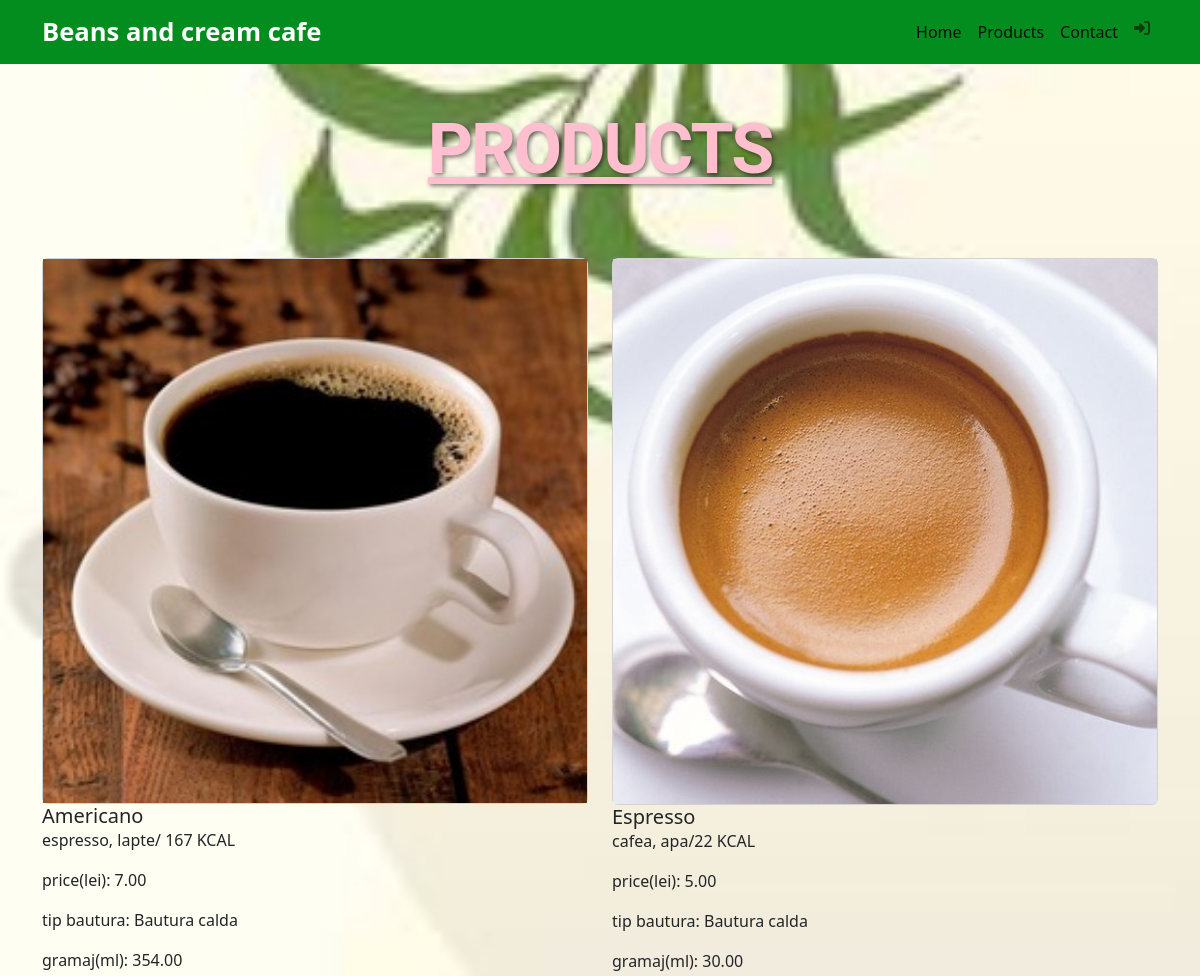
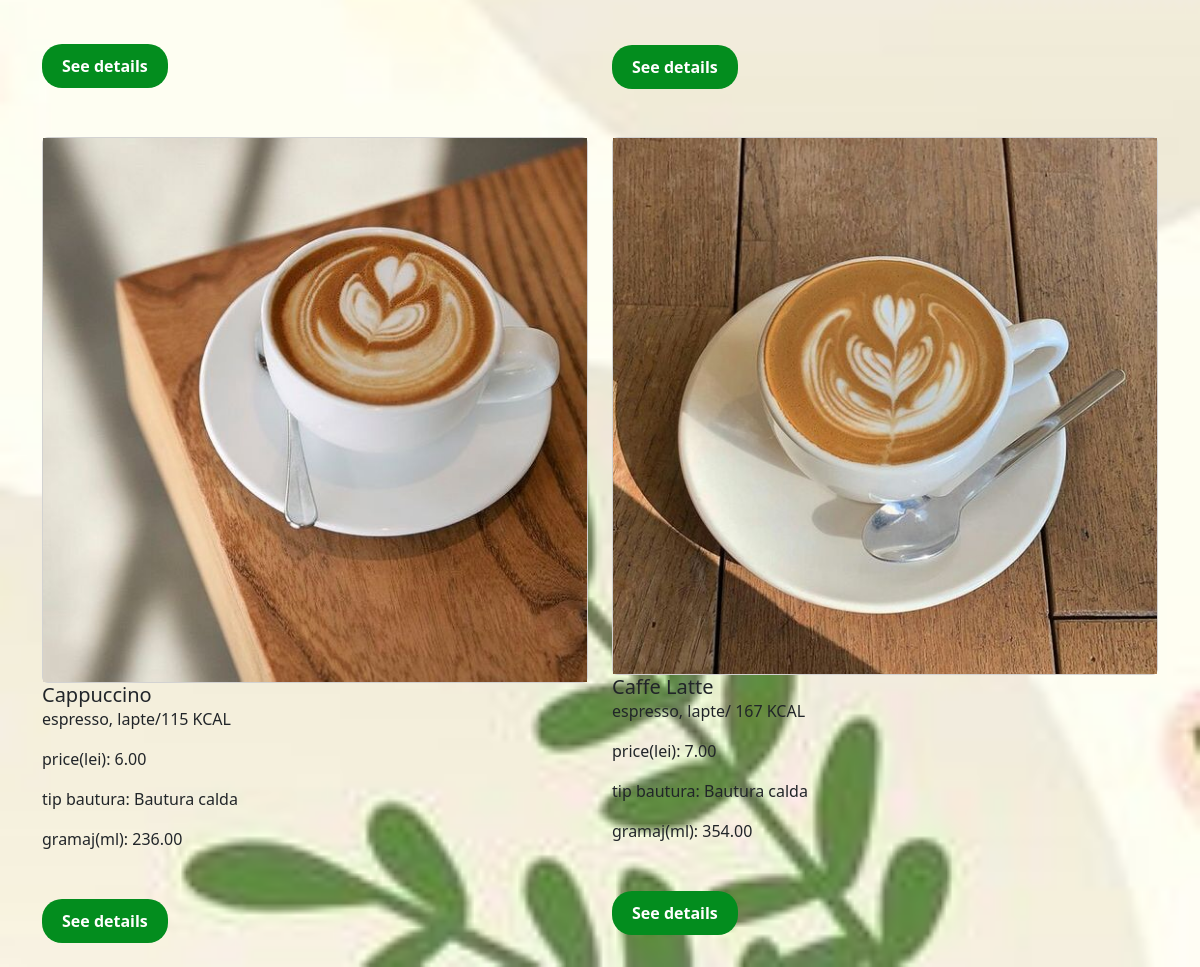
Screenshot of /products/ with the database file from the repository (2 pictures, top to bottom).
### app_beans_and_cream_cafe/models.py (models this page shows, shortened)
class Product(models.Model):
    name = models.CharField(max_length=200)
    price_lei = models.DecimalField(max_digits= 10, decimal_places=2, default= 0)
    gramaj_ml = models.DecimalField(max_digits=10,decimal_places=2, default=0)
    description = models.TextField()
    drink_type = models.TextField(default=0)
    nutritional_values = models.TextField(default=0)
    image = models.ImageField(upload_to='product_images/', null=True, blank=True)

### app_beans_and_cream_cafe/views.py (the view)
# urls.py: path('products/', ProductListView.as_view(), name='products'),
class ProductListView(ListView): # clasa cu ajutorul caruia afisam o lista de obiecte
    model = Product
    template_name = 'app_beans_and_cream_cafe/products.html'
    def get_context_data(self, **kwargs): # metoda cu ajutorul caruia furnizam date suplimentare  catre sablon, pagina products.html
        context = super().get_context_data(**kwargs)
        context['products'] = context['object_list']
        return context

### app_beans_and_cream_cafe/templates/app_beans_and_cream_cafe/products.html (shortened to what this page needs)
{% extends "app_beans_and_cream_cafe/base.html" %}
{% block content %}
    <div class="container">
    <h2 style="text-align: center;
                font-size: 70px;
                font-weight: 700;
                text-transform: uppercase; /* Changed to uppercase for emphasis */
                font-style: normal;
                text-decoration: underline; /* Added underline for emphasis */
                line-height: 1em;
                letter-spacing: -2px; /* Slightly reduced letter spacing */
                margin-top: 50px;
                margin-bottom: 50px;
                color: #ffbfce; /* Changed text color to pink */
                text-shadow: 2px 2px 4px rgba(0, 0, 0, 0.5); /* Added text shadow for depth */
                font-family: 'Roboto', sans-serif; /* Changed font to Roboto for a modern look */
                ">
        Products
    </h2>
</div>
        <div class="row">
            {% for product in product_list %}
                <div class="col-6 my-4">
                    <div class="card">
                        <img src="{{ product.image.url }}" alt="{{ product.name }} Image">
                    </div>
                    <div class="card-body">
                        <h5 class="card-title">{{ product.name }}</h5>
                        <p class="card-text">{{ product.description }}</p>
                        <p class="card-text">price(lei): {{ product.price_lei }}</p>
                        <p class="card-text">tip bautura: {{ product.drink_type }}</p>
                        <p class="card-text">gramaj(ml): {{ product.gramaj_ml}}</p>
                        <a href="/product/{{ product.id }}">
                            <button class="btn-custom spaced-top-2">See details</button>
                        </a>
                    </div>
                </div>
                {% if forloop.counter|divisibleby:2 and not forloop.last %}
                    </div></div><div class="container"><div class="row">
                {% endif %}
            {% endfor %}
        </div>
    </div>
{% endblock %}

### app_beans_and_cream_cafe/templates/app_beans_and_cream_cafe/base.html (shortened to what this page needs)
{% load static %}
<html lang="en">
<head>
    <link rel="stylesheet" href="https://cdn.jsdelivr.net/npm/bootstrap@5.2.3/dist/css/bootstrap.min.css">
    <link rel="stylesheet" href="https://cdnjs.cloudflare.com/ajax/libs/font-awesome/6.1.0/css/all.min.css">
    <link rel="stylesheet" type="text/css" href="{% static 'css/base.css' %}"/>
</head>
<body>
    {% include "app_beans_and_cream_cafe/navbar.html" %}
    <div class="container">
        {% block content %}{% endblock %}
</body>
</html>

### app_beans_and_cream_cafe/templates/app_beans_and_cream_cafe/navbar.html (shortened to what this page needs)
{% block navbar %}
<nav class="navbar navbar-expand-lg navbar-light bg-light">
  <div class="container-fluid container">
    <a class="navbar-brand brand-logo" href="/">Beans and cream cafe </a>
    <div class="d-flex">
      <div class="collapse navbar-collapse" id="navbarNavAltMarkup">
        <div class="navbar-nav">
          <a class="nav-link active" aria-current="page" href="/">Home</a>
          <a class="nav-link active" aria-current="page" href="{% url 'app_beans_and_cream_cafe:products' %}">Products</a>
          <a class="nav-link active" aria-current="page" href="{% url 'app_beans_and_cream_cafe:contact' %}">Contact</a>
          {% if user.is_authenticated %}
            <a class="nav-link" href="{#}" title="Deautentificare"> Hi, {{user.username}}
              <i class="fas fa-user"></i>
            </a>
            <form class="nav-link" action="{% url 'logout' %}" method="POST">
              {% csrf_token %}
              <button class="logout-button" type="submit">
                <i class="fas fa-sign-out-alt"></i>
              </button>
            </form>
            <a class="nav-link" href="{% url 'app_beans_and_cream_cafe:cart' %}" title="Coșul tău">
              <i class="fa-solid fa-shopping-cart"></i>
            </a>
          {% else %}
            <a class="nav-link" href="{% url 'account:login' %}" title="Autentificare">
              <i class="fa-solid fa-sign-in-alt"></i>
            </a>
          {% endif %}
        </div>
      </div>
    </div>
  </div>
</nav>
{% endblock %}

### static/css/base.css (style rules this page uses)
.navbar { background-color: #038d1e !important; }
.spaced-top-2 { margin-top: 2em; }
.btn-custom { font-weight: bold; background-color: #038d1e; padding: 10px 40px; border-radius: 20px; border: 2px solid #FFFFFF; color: #f9b4fe; }
.brand-logo { color: #FFFFFF; font-size: 1.6em; font-weight: bold; }
body { background-image: url('font.jpg'); background-size: cover; background-repeat: no-repeat; background-position: center; }
.btn-custom { font-weight: bold; background-color: #038d1e; padding: 10px 20px; border-radius: 20px; border: none; color: #fff; cursor: pointer; }

### rows the page displays
Product: image (picture), name "Americano", description "espresso, lapte/ 167 KCAL", price_lei "7.00", drink_type "Bautura calda", gramaj_ml "354.00"
Product: image (picture), name "Espresso", description "cafea, apa/22 KCAL", price_lei "5.00", drink_type "Bautura calda", gramaj_ml "30.00"
Product: image (picture), name "Cappuccino", description "espresso, lapte/115 KCAL", price_lei "6.00", drink_type "Bautura calda", gramaj_ml "236.00"
Product: image (picture), name "Caffe Latte", description "espresso, lapte/ 167 KCAL", price_lei "7.00", drink_type "Bautura calda", gramaj_ml "354.00"
